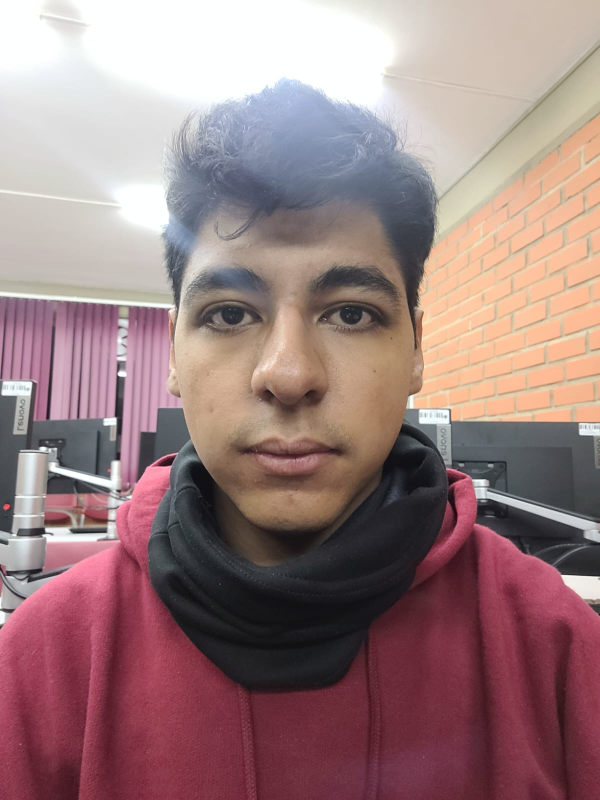
#> input picture Yo.jpg, 1200 x 1600 px (shown at 1/2 size)
$ jupyter execute UltimaPractica.ipynb   (older library calls are emulated)
#> lines starting #> are read from the running program, lines starting #| are printed output that depends on the picture; after the words box and inside, x2 and y2 are one past the last pixel; in counts of white or black regions, pixels touching at a corner belong together; pictures that were not available may be replaced by others from this repository, and a replacement may not be noted
[cell 1]
import cv2
import numpy as np
import matplotlib.pyplot as plt

image = cv2.imread("Yo.jpg")
#> image is the input picture: shape (1600, 1200, 3); mean B, G, R 127.1, 126.5, 155.2
image_rgb = cv2.cvtColor(image, cv2.COLOR_BGR2RGB)


gray_image = cv2.cvtColor(image, cv2.COLOR_BGR2GRAY)
_, thresholded_image = cv2.threshold(gray_image, 127, 255, cv2.THRESH_BINARY)
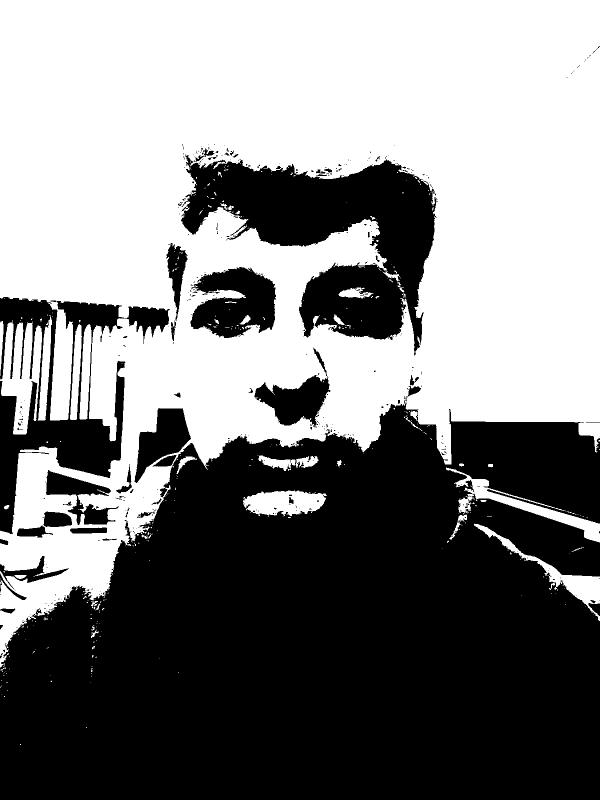
#> thresholded_image: shape (1600, 1200) (shown at 1/2 size); 50.5% white; 397 black regions (340 under 20 px), largest, box (x1, y1, x2, y2) and area: (0, 800, 1200, 1600) 753974, (362, 309, 875, 712) 94610, (0, 594, 340, 1068) 47084


ColorCambiado = cv2.applyColorMap(image, cv2.COLORMAP_JET)


KernelMio = np.array([[1, 0, -1],
                       [1, 0, -1],
                       [1, 0, -1]])
Convolucionada = cv2.filter2D(image, -1, KernelMio)

Conco = cv2.Sobel(image, cv2.CV_64F, 1, 1, ksize=5)

def add_haze(img, haze_factor=0.2):
#> called with haze_factor = 0.2
    return cv2.addWeighted(img, 1 - haze_factor, np.ones(img.shape, img.dtype) * 255, haze_factor, 0)
inventando = add_haze(image)

lugares = cv2.Canny(image, 100, 200)
#> lugares: shape (1600, 1200); 1.5% white in thin lines or dots


mascara = np.array([[1, 0, -1],[0, 1,  0],[-1, 0,  1]])

img_fin = cv2.filter2D(image, -1, mascara)


img_ojo = img_fin[400:700,630:800,:]
bordes = cv2.Canny(img_ojo, 100, 200)
#> bordes: shape (300, 170); 4.6% white in thin lines or dots, all inside (x1, y1, x2, y2) = (1, 110, 170, 281)


imagen_original = cv2.cvtColor(image, cv2.COLOR_BGR2RGB)

imagen_empañada = cv2.GaussianBlur(imagen_original, (41, 41), 0)

img_fin = (0.3 * imagen_original + 0.7 * imagen_empañada).astype(np.uint8)


img_ojo = img_fin[400:700,630:800,:]
bordes = cv2.Canny(img_ojo, 100, 200)
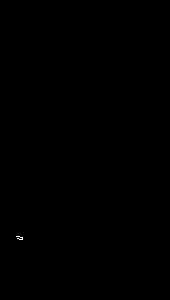
#> bordes: shape (300, 170); 0.03% white in thin lines or dots, all inside (x1, y1, x2, y2) = (16, 236, 23, 240)


Contornos, _ = cv2.findContours(thresholded_image, cv2.RETR_EXTERNAL, cv2.CHAIN_APPROX_SIMPLE)
#> Contornos = 250 contours, 225 with area under 20; largest, box (x1, y1, x2, y2) and area: (0, 0, 1200, 1336) 1067194, (0, 640, 84, 869) 10534, (892, 935, 1200, 1085) 6744, (486, 981, 654, 1033) 6084, (948, 1047, 1200, 1242) 5628
areas = [cv2.contourArea(cnt) for cnt in Contornos]
#> areas = 250 values, max 1067194.5 at index 249, min 0 at index 3, mean 4429.1
Perimetros = [cv2.arcLength(cnt, True) for cnt in Contornos]
#> Perimetros = 250 values, max 9830.4 at index 249, min 0 at index 3, mean 72.72
M = [cv2.moments(cnt) for cnt in Contornos]
#> M = 250 items
centroids = [(int(m['m10']/m['m00']), int(m['m01']/m['m00'])) if m['m00'] != 0 else (0, 0) for m in M]
#> centroids = 250 pairs, first value 0 to 1198, second value 0 to 1488

ContornosImagen = image.copy()
cv2.drawContours(ContornosImagen, Contornos, -1, (0, 255, 0), 2)
#> ContornosImagen: shape (1600, 1200, 3); 2.64% of pixels changed, all inside (x1, y1, x2, y2) = (0, 0, 1200, 1491)
for centroid in centroids:
    cv2.circle(ContornosImagen, centroid, 5, (255, 0, 0), -1)
#> this loop made 250 passes
#> centroid on passes 1 to 3: (40, 1488), (172, 1454), (8, 1392)
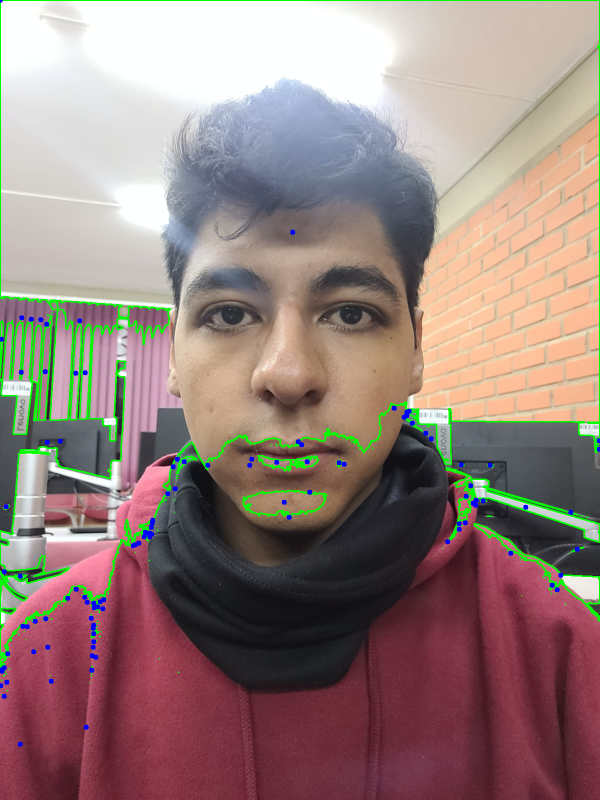
#> ContornosImagen: shape (1600, 1200, 3) (shown at 1/2 size); mean B, G, R 124.2, 129, 150.3

Contornoooo = max(Contornos, key=cv2.contourArea)
#> Contornoooo = contour of 2672 points, box (x1, y1, x2, y2) (0, 0, 1200, 1336), area 1067194
x, y, w, h = cv2.boundingRect(Contornoooo)
#> x = 0; y = 0; w = 1200; h = 1336
cv2.rectangle(image_rgb, (x, y), (x+w, y+h), (255, 105, 180), 2)

plt.figure(figsize=(15, 15))
plt.subplot(331), plt.imshow(thresholded_image, cmap='gray'), plt.title('Umbralización')
plt.subplot(332), plt.imshow(ColorCambiado), plt.title('Cambio de color')
plt.subplot(333), plt.imshow(Convolucionada), plt.title('Convolución Kernel Propio')
plt.subplot(334), plt.imshow(Conco), plt.title('Convolución Kernel Predefinido')
plt.subplot(335), plt.imshow(bordes, cmap='gray'), plt.title('Canny en ojo izquierdo')
plt.subplot(336), plt.imshow(img_fin), plt.title('Filtro de neblina')
plt.subplot(337), plt.imshow(lugares, cmap='gray'), plt.title('Detección de bordes')
plt.subplot(338), plt.imshow(ContornosImagen), plt.title('Área, perímetro y centroide')
plt.subplot(339), plt.imshow(image_rgb), plt.title('Objeto inscrito en cuadro rosa')
plt.show()
#> figure, not shown here; B, G, R data is drawn as R, G, B

[cell 2]
import cv2
import numpy as np
import matplotlib.pyplot as plt

# Cargar la imagen
img = cv2.imread('colores.jpg')
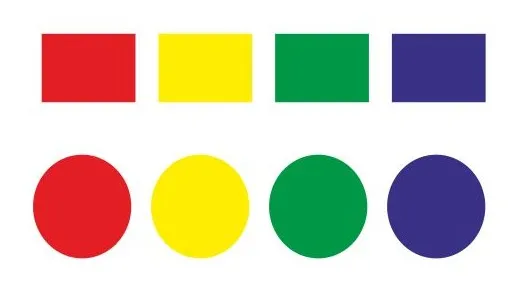
#> input picture colores.webp, 523 x 282 px, given in place of colores.jpg, which was not available
#> img is the input picture: shape (282, 523, 3); mean B, G, R 178.3, 200.6, 207.2

# Convertir la imagen a RGB
img_rgb = cv2.cvtColor(img, cv2.COLOR_BGR2RGB)

# Convertir la imagen a escala de grises
gris = cv2.cvtColor(img, cv2.COLOR_BGR2GRAY)

# Binarizar la imagen
ret, umbral = cv2.threshold(gris, 200, 255, cv2.THRESH_BINARY_INV)
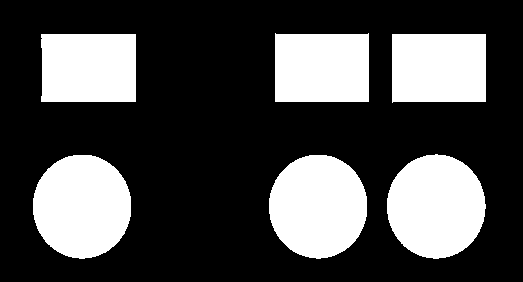
#> umbral: shape (282, 523); 29.4% white; 6 white regions

# Encontrar los contornos
contornos, jerarquia = cv2.findContours(umbral, cv2.RETR_EXTERNAL, cv2.CHAIN_APPROX_SIMPLE)
#> contornos = 6 contours; box (x1, y1, x2, y2) and area: (387, 154, 486, 259) 7924, (33, 155, 131, 259) 7916, (269, 155, 367, 259) 7899, (41, 34, 136, 102) 6249, (275, 33, 369, 102) 6232, (392, 34, 486, 103) 6232; jerarquia = [[1, -1, -1, -1], [2, 0, -1, -1], [3, 1, -1, -1], [4, 2, -1, -1], [5, 3, -1, -1], [-1, 4, -1, -1]]

# Crear una copia de la imagen original para dibujar
img_contornos = img_rgb.copy()
img_recuadros = img_rgb.copy()
img_elipses = img_rgb.copy()
img_circulos = img_rgb.copy()

# Recorrer cada contorno encontrado
for i, contar in enumerate(contornos):
    momento = cv2.moments(contar)
    if momento["m00"] != 0:
        cX = int(momento["m10"] / momento["m00"])
        cY = int(momento["m01"] / momento["m00"])
    else:
        cX, cY = 0, 0

    # Calcular el área y el perímetro
    area = cv2.contourArea(contar)
    perimetro = cv2.arcLength(contar, True)

    # Inscribir en un recuadro
    x, y, w, h = cv2.boundingRect(contar)
    cv2.rectangle(img_recuadros, (x, y), (x + w, y + h), (0, 255, 0), 2)

    # Inscribir en una elipse
    if len(contar) >= 5:  # La función fitEllipse necesita al menos 5 puntos
        elipse = cv2.fitEllipse(contar)
        cv2.ellipse(img_elipses, elipse, (255, 0, 0), 2)

    # Inscribir en un círculo
    (x_circulo, y_circulo), radio = cv2.minEnclosingCircle(contar)
    centro = (int(x_circulo), int(y_circulo))
    cv2.circle(img_circulos, centro, int(radio), (0, 0, 255), 2)

    # Dibujar el contorno y el centroide
    cv2.drawContours(img_contornos, [contar], -1, (0, 255, 0), 2)
    cv2.circle(img_contornos, (cX, cY), 5, (0, 0, 255), -1)

    # Dibujar una línea divisoria en el medio
    cv2.line(img_contornos, (cX, 0), (cX, img.shape[0]), (255, 0, 0), 2)
    cv2.line(img_contornos, (0, cY), (img.shape[1], cY), (255, 0, 0), 2)
#> this loop made 6 passes
#> (cX, cY, area, perimetro, x, y, w, h) on pass 4: (438, 67, 6231.5, 321.4, 392, 34, 94, 69)
#> (cX, cY, area, perimetro, x, y, w, h) on passes 1, 2, 3, 5, 6: (317, 206, 7899, 332, 269, 155, 98, 104), (81, 206, 7916.5, 333.8, 33, 155, 98, 104), (435, 206, 7924, 334.9, 387, 154, 99, 105), (88, 67, 6249, 323.7, 41, 34, 95, 68), (321, 67, 6232, 322.8, 275, 33, 94, 69)
#> img_circulos: shape (282, 523, 3); mean R, G, B 197.8, 191.3, 179.6
#> img_contornos: shape (282, 523, 3); mean R, G, B 206.2, 196.8, 165.5
#> img_elipses: shape (282, 523, 3); mean R, G, B 210.1, 194.1, 172
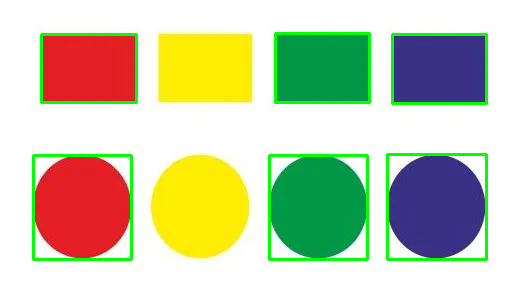
#> img_recuadros: shape (282, 523, 3); mean R, G, B 197.7, 202.6, 168.9

# Mostrar las imágenes
plt.figure(figsize=(15, 10))

plt.subplot(2, 2, 1)
plt.title('Imagen con Contornos y Centroides')
plt.imshow(img_contornos)
plt.axis('off')

plt.subplot(2, 2, 2)
plt.title('Imagen con Recuadros')
plt.imshow(img_recuadros)
plt.axis('off')

plt.subplot(2, 2, 3)
plt.title('Imagen con Elipses')
plt.imshow(img_elipses)
plt.axis('off')

plt.subplot(2, 2, 4)
plt.title('Imagen con Círculos')
plt.imshow(img_circulos)
plt.axis('off')

plt.tight_layout()
plt.show()

[cell 3]
import cv2
import numpy as np
import matplotlib.pyplot as plt

# Función para obtener el color promedio del objeto
def get_average_color(image, contour):
    mask = np.zeros(image.shape[:2], dtype="uint8")
    cv2.drawContours(mask, [contour], -1, 255, -1)
    mean = cv2.mean(image, mask=mask)[:3]
    return tuple(map(int, mean))

# Cargar la imagen
img = cv2.imread('colores.jpg')

# Convertir la imagen a RGB
img_rgb = cv2.cvtColor(img, cv2.COLOR_BGR2RGB)

# Convertir la imagen a escala de grises
gris = cv2.cvtColor(img, cv2.COLOR_BGR2GRAY)

# Binarizar la imagen
ret, umbral = cv2.threshold(gris, 200, 255, cv2.THRESH_BINARY_INV)

# Encontrar los contornos
contornos, jerarquia = cv2.findContours(umbral, cv2.RETR_EXTERNAL, cv2.CHAIN_APPROX_SIMPLE)

# Crear una copia de la imagen original para dibujar
img_contornos = img_rgb.copy()
img_recuadros = img_rgb.copy()
img_elipses = img_rgb.copy()
img_circulos = img_rgb.copy()
img_lineas = img_rgb.copy()

# Recorrer cada contorno encontrado
for i, contar in enumerate(contornos):
    momento = cv2.moments(contar)
    if momento["m00"] != 0:
        cX = int(momento["m10"] / momento["m00"])
        cY = int(momento["m01"] / momento["m00"])
    else:
        cX, cY = 0, 0

    # Calcular el área y el perímetro
    area = cv2.contourArea(contar)
    perimetro = cv2.arcLength(contar, True)

    # Obtener el color promedio del objeto
    color_promedio = get_average_color(img_rgb, contar)

    # Inscribir en un recuadro
    x, y, w, h = cv2.boundingRect(contar)
    cv2.rectangle(img_recuadros, (x, y), (x + w, y + h), color_promedio, 2)

    # Inscribir en una elipse
    if len(contar) >= 5:  # La función fitEllipse necesita al menos 5 puntos
        elipse = cv2.fitEllipse(contar)
        cv2.ellipse(img_elipses, elipse, color_promedio, 2)

    # Inscribir en un círculo
    (x_circulo, y_circulo), radio = cv2.minEnclosingCircle(contar)
    centro = (int(x_circulo), int(y_circulo))
    cv2.circle(img_circulos, centro, int(radio), color_promedio, 2)

    # Dibujar el contorno y el centroide
    cv2.drawContours(img_contornos, [contar], -1, color_promedio, 2)
    cv2.circle(img_contornos, (cX, cY), 5, (0, 0, 255), -1)

    # Dibujar una línea divisoria en el medio
    cv2.line(img_lineas, (cX, 0), (cX, img.shape[0]), color_promedio, 2)
    cv2.line(img_lineas, (0, cY), (img.shape[1], cY), color_promedio, 2)
#> this loop made 6 passes
#> (cX, cY, area, perimetro, mean in get_average_color, color_promedio, x, y) on pass 4: (438, 67, 6231.5, 321.4, (57.89, 49.71, 131.5), (57, 49, 131), 392, 34)
#> (cX, cY, area, perimetro, mean in get_average_color, color_promedio, x, y) on passes 1, 2, 3, 5, 6: (317, 206, 7899, 332, (5.02, 150.9, 72.62), (5, 150, 72), 269, 155), (81, 206, 7916.5, 333.8, (224.1, 33.64, 40.41), (224, 33, 40), 33, 155), (435, 206, 7924, 334.9, (59.38, 50.71, 132.4), (59, 50, 132), 387, 154), (88, 67, 6249, 323.7, (223.5, 33.53, 39.76), (223, 33, 39), 41, 34), (321, 67, 6232, 322.8, (3.98, 149.9, 71.74), (3, 149, 71), 275, 33)
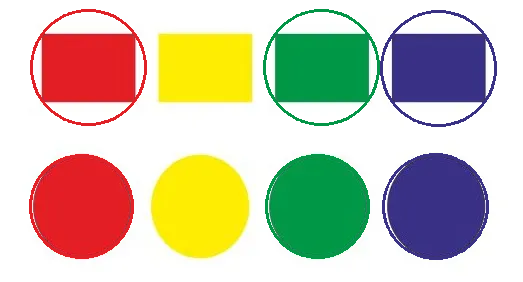
#> img_circulos: shape (282, 523, 3); mean R, G, B 201.8, 194.5, 172.5
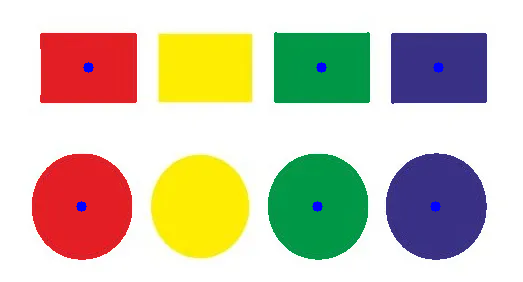
#> img_contornos: shape (282, 523, 3); mean R, G, B 204.6, 197.6, 176.3
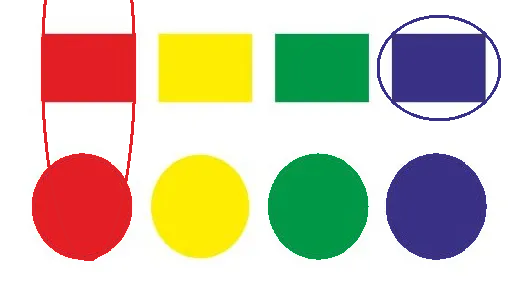
#> img_elipses: shape (282, 523, 3); mean R, G, B 204.6, 196.7, 175.1
#> img_lineas: shape (282, 523, 3); mean R, G, B 202.2, 197.1, 175.8
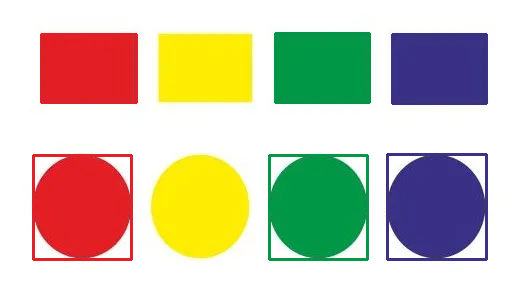
#> img_recuadros: shape (282, 523, 3); mean R, G, B 201.9, 194.7, 172.5

# Mostrar las imágenes
plt.figure(figsize=(15, 15))

plt.subplot(3, 2, 1)
plt.title('Imagen con Contornos y Centroides')
plt.imshow(img_contornos)
plt.axis('off')

plt.subplot(3, 2, 2)
plt.title('Imagen con Recuadros')
plt.imshow(img_recuadros)
plt.axis('off')

plt.subplot(3, 2, 3)
plt.title('Imagen con Elipses')
plt.imshow(img_elipses)
plt.axis('off')

plt.subplot(3, 2, 4)
plt.title('Imagen con Círculos')
plt.imshow(img_circulos)
plt.axis('off')

plt.subplot(3, 2, 5)
plt.title('Imagen con Líneas Divisorias')
plt.imshow(img_lineas)
plt.axis('off')

plt.tight_layout()
plt.show()
